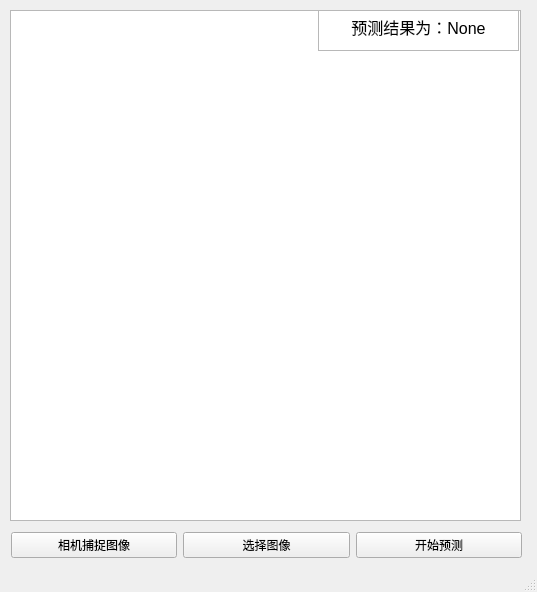
<?xml version="1.0" encoding="UTF-8"?>
<ui version="4.0">
 <class>MainWindow</class>
 <widget class="QMainWindow" name="MainWindow">
  <property name="geometry">
   <rect>
    <x>0</x>
    <y>0</y>
    <width>537</width>
    <height>592</height>
   </rect>
  </property>
  <property name="windowTitle">
   <string>MainWindow</string>
  </property>
  <widget class="QWidget" name="centralwidget">
   <widget class="QGraphicsView" name="imageShowGraphicsView">
    <property name="geometry">
     <rect>
      <x>10</x>
      <y>10</y>
      <width>511</width>
      <height>511</height>
     </rect>
    </property>
   </widget>
   <widget class="QTextBrowser" name="resultTextBrowser">
    <property name="geometry">
     <rect>
      <x>318</x>
      <y>10</y>
      <width>201</width>
      <height>41</height>
     </rect>
    </property>
    <property name="html">
     <string>&lt;!DOCTYPE HTML PUBLIC &quot;-//W3C//DTD HTML 4.0//EN&quot; &quot;http://www.w3.org/TR/REC-html40/strict.dtd&quot;&gt;
&lt;html&gt;&lt;head&gt;&lt;meta name=&quot;qrichtext&quot; content=&quot;1&quot; /&gt;&lt;style type=&quot;text/css&quot;&gt;
p, li { white-space: pre-wrap; }
&lt;/style&gt;&lt;/head&gt;&lt;body style=&quot; font-family:'SimSun'; font-size:9pt; font-weight:400; font-style:normal;&quot;&gt;
&lt;p align=&quot;center&quot; style=&quot; margin-top:0px; margin-bottom:0px; margin-left:0px; margin-right:0px; -qt-block-indent:0; text-indent:0px;&quot;&gt;&lt;span style=&quot; font-size:12pt;&quot;&gt;预测结果为：None&lt;/span&gt;&lt;/p&gt;&lt;/body&gt;&lt;/html&gt;</string>
    </property>
   </widget>
   <widget class="QWidget" name="">
    <property name="geometry">
     <rect>
      <x>11</x>
      <y>530</y>
      <width>511</width>
      <height>30</height>
     </rect>
    </property>
    <layout class="QHBoxLayout" name="horizontalLayout">
     <item>
      <widget class="QPushButton" name="cameraButton">
       <property name="text">
        <string>相机捕捉图像</string>
       </property>
      </widget>
     </item>
     <item>
      <widget class="QPushButton" name="selectImageButton">
       <property name="text">
        <string>选择图像</string>
       </property>
      </widget>
     </item>
     <item>
      <widget class="QPushButton" name="startPredictButton">
       <property name="text">
        <string>开始预测</string>
       </property>
      </widget>
     </item>
    </layout>
   </widget>
  </widget>
  <widget class="QStatusBar" name="statusbar"/>
 </widget>
 <resources/>
 <connections/>
</ui>
